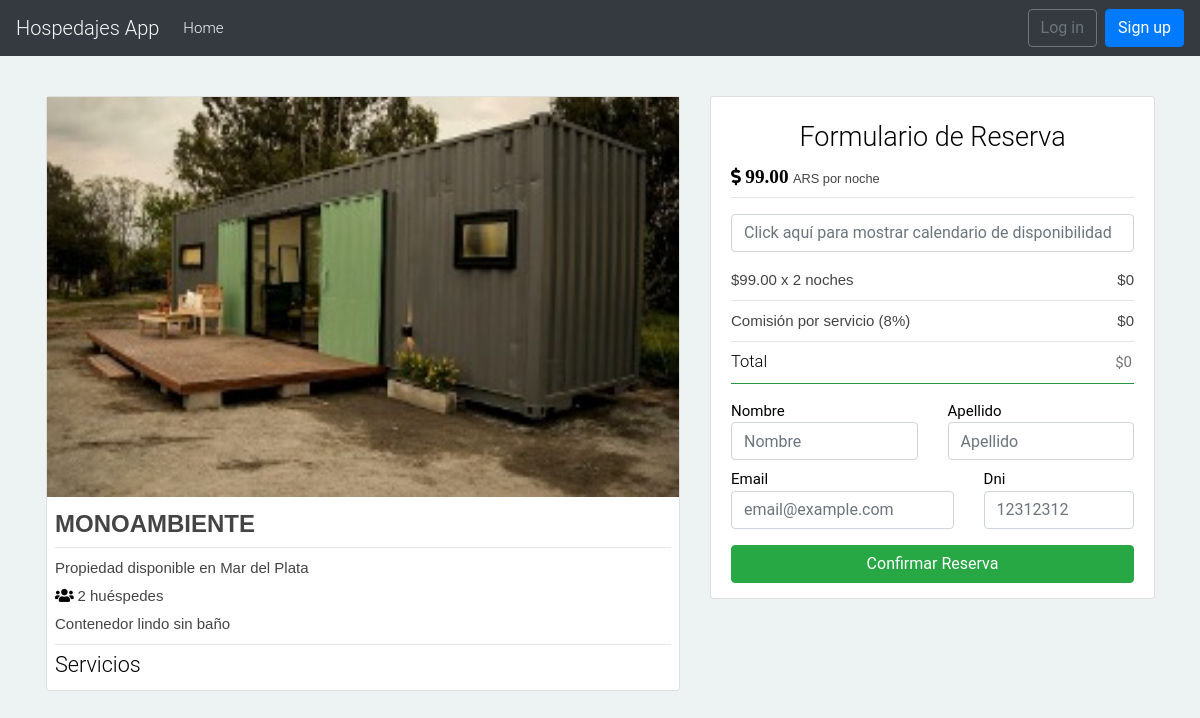
The page /hospedajes/property/9/ on the database as committed earlier.
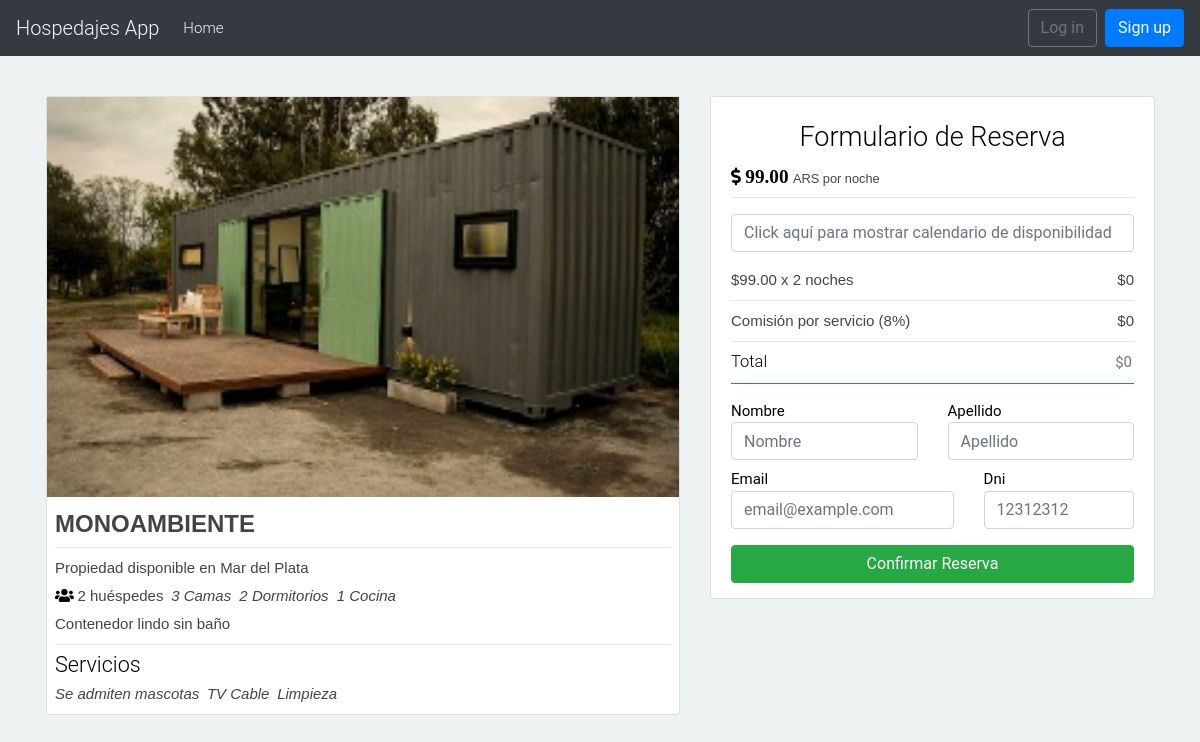
The same page on the database as committed later.
### hospedajes_app/models.py (models this page shows, shortened)
class Property(models.Model):
    pax = models.IntegerField()
    title = models.CharField(max_length=25)
    description = models.CharField(max_length=100, null=True)
    image = models.ImageField(null=True, blank=True)
    daily_import = models.FloatField()
    city = models.ForeignKey(City, on_delete=models.DO_NOTHING)
    features = models.ManyToManyField(Feature, blank=True)
    user = models.ForeignKey(Host, null=True, on_delete=models.SET_NULL)
    class Meta:
        verbose_name_plural = 'Properties'

class City(models.Model):
    name = models.CharField(max_length=25, unique=True)
    def __str__(self):
        return self.name
    class Meta:
        verbose_name_plural = 'Cities'

class ComfortXProperty(models.Model):
    comfort = models.ForeignKey(Comfort, on_delete=models.DO_NOTHING)
    property = models.ForeignKey(Property, on_delete=models.DO_NOTHING)
    quantity = models.IntegerField()
    class Meta:
        verbose_name_plural = 'ComfortsXProperty'

class Comfort(models.Model):
    name = models.CharField(max_length=25, unique=True)
    className = models.CharField(max_length=50, blank=True)
    def __str__(self):
        return self.name
    class Meta:
        verbose_name_plural = 'Comforts'

class Feature(models.Model):
    name = models.CharField(max_length=25, unique=True)
    className = models.CharField(max_length=50, blank=True)
    class Meta:
        verbose_name_plural = 'Features'

### hospedajes_app/views.py (the view, shortened to what this page needs)
# urls.py: path('property/<int:property_id>/', views.view_property, name='property'),
def view_property(request, property_id):
    error = ''
    dateList = ''
    property = Property.objects.get(id=property_id)
    rentalDates = RentalDate.objects.filter(property_id=property_id, booking_id=None)
    comforts = ComfortXProperty.objects.filter(property_id=property_id)
    features = Feature.objects.filter(property__pk=property_id)
    for d in rentalDates:
        dateList += str(d.date)
    return render(request, 'hospedajes_app/view_property.html', {'property': property, 'comforts': comforts, 'features': features, 'dateList': dateList})

### templates/hospedajes_app/view_property.html (shortened to what this page needs)
{% extends "hospedajes_app/base.html" %}
{% block content %}
<div class="row mt-3">
    <div class="col-lg-7">
        <div class="card" style="margin-left:1px">
            <img src="{{ property.image.url }}" class="img-fluid" style="height:50vh; width:100%;">
            <div class="card-body p-2">
                <p class="lead font-weight-bold text-uppercase" style="font-size: 1.50rem">{{ property.title }}</p>
                <hr class="mt-1 mb-2">
                <p class="mb-1">Propiedad disponible en {{ property.city }}</p>
                <div class="d-inline">
                    <i class="fa fa-users mr-1" aria-hidden="true">
                        <p class="d-inline">{{ property.pax }} huéspedes </p>
                    </i>
                </div>
                <div class="d-inline">
                    {% for c in comforts %}
                    <i class="{{ c.comfort.className }} mr-1" aria-hidden="true">
                        <p class="d-inline"> {{ c.quantity }} {{ c.comfort }} </p>
                    </i>
                    {% endfor %}
                </div>
                <p class="property-description mt-1 mb-1">{{ property.description }}</p>
                <hr class="mb-1 mt-2">
                <h4 style="font-size: 1.35rem"> Servicios</h4>
                <div class="d-inline">
                    {% for f in features %}
                    <i class="{{ f.className }} mr-1" aria-hidden="true">
                        <p class="d-inline"> {{ f.name }}</p>
                    </i>
                    {% endfor %}
                </div>
            </div>
        </div>
    </div>
    <div class="col-lg-5">
        <div class="card">
            <div class="card-body pb-0">
                <h4 class="text-center">Formulario de Reserva</h4>
                <i class="fa fa-dollar-sign mb-2 mt-2" aria-hidden="true" style="font-size: 1.1rem">
                    <spam id='price' style="font-size: 1.2rem"> {{ property.daily_import|floatformat:2 }}</spam>
                    <p class="d-inline" style="font-size: 0.8rem"> ARS por noche </p>
                </i>
                <hr class="mt-0 mb-2">
                <form method="post" novalidate>
                    <input id="dates" name="dates" type='text' placeholder="Click aquí para mostrar calendario de disponibilidad" readonly required class="form-control bg-white text-sm" onfocus="addDates('{{ dateList }}')" onfocusin="calculateTotal()">
                    <div class="mt-3">
                        <p class="d-inline">${{ property.daily_import|floatformat:2 }} x 2 noches</p>
                        <p id='priceTotal' class="d-inline float-right">$0</p>
                    </div>
                    <hr class="mt-2 mb-2">
                    <div>
                        <p class="d-inline">Comisión por servicio (8%)</p>
                        <p id='comision' class="d-inline float-right">$0</p>
                    </div>
                    <hr class="mt-2 mb-2">
                    <label class="mb-2" for="total"><h5 class="d-inline">Total</h5></label>
                    <input type="text" id="total" name='total' placeholder="$0" readonly required class="d-inline float-right text-right" style="border:0; outline:none">
                    <hr class="mb-3 mt-0 bg-success">
                    <div class="row">
                        <div class="col-6">
                            <label for="name" class="mb-0">Nombre</label>
                            <input type="text" id="name" name="name" placeholder="Nombre" class="form-control" required>
                        </div>
                        <div class="col-6">
                            <label for="surname" class="mb-0">Apellido</label>
                            <input type="text" id="surname" name="surname" placeholder="Apellido" class="form-control" required>
                        </div>
                    </div>
                    <div class="row mt-2 mb-3">
                        <div class="col-7">
                            <label for="email" class="mb-0">Email</label>
                            <input type="text" id="email" name="email" placeholder="email@example.com" class="form-control" required>
                        </div>
                        <div class="col-5">
                            <label for="dni" class="mb-0">Dni</label>
                            <input type="number" id="dni" name="dni" placeholder="12312312" class="form-control" required>
                        </div>
                    </div>
                    <button type="submit" class="btn btn-success btn-block">Confirmar Reserva</button>
                </form>
            </div>
        </div>
    </div>
</div>
{% endblock %}

### templates/hospedajes_app/base.html (shortened to what this page needs)
{% load static %}
<html>
    <head>
        <link rel="stylesheet" href="https://stackpath.bootstrapcdn.com/bootstrap/4.1.3/css/bootstrap.min.css">
        <link rel="stylesheet" href="https://use.fontawesome.com/releases/v5.8.2/css/all.css">
        <link rel="stylesheet" href="{% static 'css/style.css' %}">
        <link href="https://code.jquery.com/ui/1.12.1/themes/pepper-grinder/jquery-ui.css" rel="stylesheet"/>
        <link rel="stylesheet" href="{% static 'css/jquery-ui.multidatespicker.css' %}">
    </head>
    <body>
        <nav class="navbar navbar-expand-lg text-light bg-dark mb-4">
            <a class="navbar-brand" href="{% url 'hospedajes_app:index' %}">Hospedajes App</a>
            <div class="collapse navbar-collapse" id="navbarSupportedContent">
                <ul class="navbar-nav mr-auto">
                    <li class="nav-item">
                        <a class="nav-link" href="{% url 'hospedajes_app:index' %}">Home</a>
                    </li>
                </ul>
                {% if user.is_authenticated %}
                    <ul class="navbar-nav">
                        <li class="nav-item dropdown">
                            <a class="nav-link dropdown-toggle" href="#" id="navbarDropdown" role="button" data-toggle="dropdown" aria-haspopup="true" aria-expanded="false">
                                {{ user.username }}
                            </a>
                            <div class="dropdown-menu dropdown-menu-right" aria-labelledby="navbarDropdown">
                                {% if user.is_superuser or user.is_staff %}
                                <div class="dropdown-submenu pull-left"><a class="dropdown-item dropdown-toggle" data-toggle="dropdown" href="#">Altas</a>
                                    <ul class="dropdown-menu">
                                        <a class="dropdown-item" href="{% url 'hospedajes_app:propertyForm' %}">Propiedad</a>
                                        <a class="dropdown-item" href="{% url 'hospedajes_app:cityForm' %}">Ciudad</a>
                                        <a class="dropdown-item" href="{% url 'hospedajes_app:featureForm' %}">Servicios</a>
                                        <a class="dropdown-item" href="{% url 'hospedajes_app:comfortForm' %}">Comodidades</a>
                                    </ul>
                                </div>
                                <a class="dropdown-item" href="{% url 'admin:index' %}">Administración</a>
                                {% endif %}
                                <a class="dropdown-item" href="{% url 'password_change' %}">Cambiar contraseña</a>
                                <div class="dropdown-divider"></div>
                                <a class="dropdown-item" href="{% url 'logout' %}">Log out</a>
                            </div>
                        </li>
                    </ul>
                {% else %}
                    <form class="form-inline my-2 my-lg-0">
                        <a href="{% url 'login' %}" class="btn btn-outline-secondary">Log in</a>
                        <a href="{% url 'hospedajes_app:signup' %}" class="btn btn-primary ml-2">Sign up</a>
                    </form>
                {% endif %}
            </div>
        </nav>
        <div class="content container">
            <div class="row">
                <div class="col">
                    {% block content %}
                    {% endblock %}
                </div>
            </div>
        </div>
    </body>
</html>

### static/css/style.css (style rules this page uses)
body { font-size: 15px; font-family: 'Roboto', sans-serif; background: #EDF3F3; color: #000; }
h1, h2, h3, h4, h5, h6, p, a, ul, span, li, img { margin: 0; padding: 0; font-weight: 300; }
h1,h2,h3,h4,h5,h6 { line-height: 1.5; }
p { line-height: 1.6; font-family: 'Maven Pro', sans-serif; font-weight: 400; color: #444; }
h4 { font-size: 1.8em; }
h5 { font-size: 1.1em; }
a, button { text-decoration: none; color: inherit; transition: all .3s; }

Rows that differ between the two databases and show on the page:
added ComfortXProperty: quantity "3", comfort "Camas"
added ComfortXProperty: quantity "2", comfort "Dormitorios"
added ComfortXProperty: quantity "1", comfort "Cocina"
added Feature: name "Se admiten mascotas"
added Feature: name "TV Cable"
added Feature: name "Limpieza"
